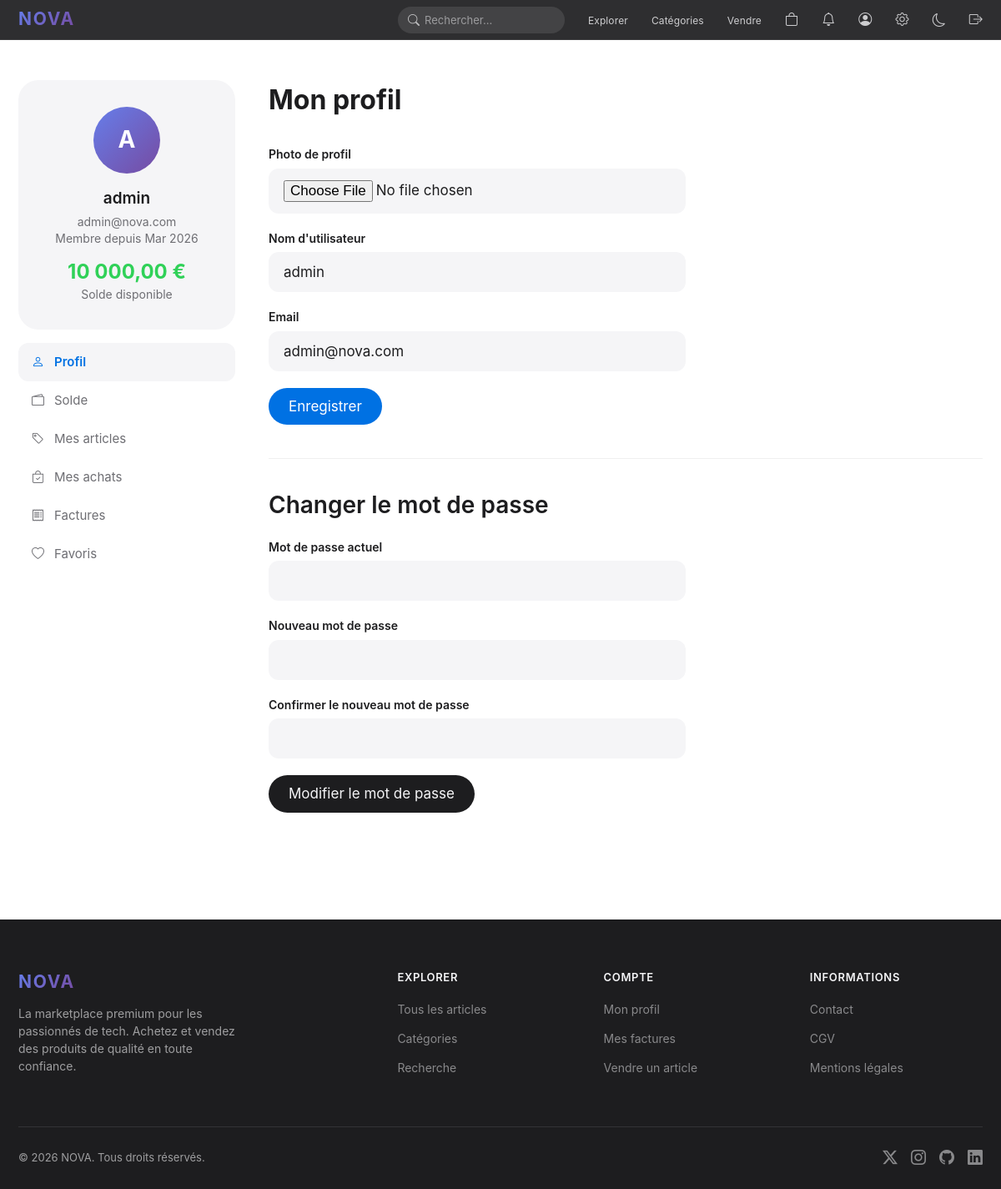
Screenshot of /compte.php (signed in) with the database file from the repository.
### tables this page shows
CREATE TABLE users (
    id INT AUTO_INCREMENT PRIMARY KEY,
    username VARCHAR(100) NOT NULL UNIQUE,
    email VARCHAR(255) NOT NULL UNIQUE,
    password VARCHAR(255) NOT NULL,
    balance DECIMAL(10,2) DEFAULT 500.00,
    photo VARCHAR(255) DEFAULT NULL,
    role ENUM('user', 'admin') DEFAULT 'user',
    date_inscription DATETIME DEFAULT CURRENT_TIMESTAMP
);

### config/init.php (called while the page is built, shortened)
<?php
function sanitize(string $data): string {
    return htmlspecialchars(strip_tags(trim($data)), ENT_QUOTES, 'UTF-8');
}
function formatPrice(float $price): string {
    return number_format($price, 2, ',', ' ') . ' €';
}

### compte.php (the view, shortened to what this page needs)
<?php
require_once 'config/init.php';
$userId = $_SESSION['user_id'];
$activeTab = $_GET['tab'] ?? 'profile';
$stmt = $pdo->prepare("SELECT * FROM users WHERE id = ?");
$stmt->execute([$userId]);
$user = $stmt->fetch();
require_once 'includes/header.php';
?>
<div class="container-wide">
    <div class="account-layout">
        <div class="account-sidebar fade-in">
            <div class="user-card">
                <div class="avatar-lg">
                    <?php if ($user['photo'] && file_exists("uploads/produits/{$user['photo']}")): ?>
                        <img src="uploads/produits/<?= sanitize($user['photo']) ?>" alt="">
                    <?php else: ?>
                        <?= strtoupper(substr($user['username'], 0, 1)) ?>
                    <?php endif; ?>
                </div>
                <h3><?= sanitize($user['username']) ?></h3>
                <p class="caption"><?= sanitize($user['email']) ?></p>
                <p class="caption">Membre depuis <?= date('M Y', strtotime($user['date_inscription'])) ?></p>
                <p class="balance"><?= formatPrice($user['balance']) ?></p>
                <p class="caption">Solde disponible</p>
            </div>
            <ul class="account-nav">
                <li><a href="?tab=profile" class="<?= $activeTab === 'profile' ? 'active' : '' ?>"><i class="bi bi-person"></i> Profil</a></li>
                <li><a href="?tab=balance" class="<?= $activeTab === 'balance' ? 'active' : '' ?>"><i class="bi bi-wallet2"></i> Solde</a></li>
                <li><a href="?tab=articles" class="<?= $activeTab === 'articles' ? 'active' : '' ?>"><i class="bi bi-tag"></i> Mes articles</a></li>
                <li><a href="?tab=achats" class="<?= $activeTab === 'achats' ? 'active' : '' ?>"><i class="bi bi-bag-check"></i> Mes achats</a></li>
                <li><a href="?tab=factures" class="<?= $activeTab === 'factures' ? 'active' : '' ?>"><i class="bi bi-receipt"></i> Factures</a></li>
                <li><a href="?tab=favoris" class="<?= $activeTab === 'favoris' ? 'active' : '' ?>"><i class="bi bi-heart"></i> Favoris</a></li>
            </ul>
        </div>
        <div class="account-content fade-in">
            <?php if ($activeTab === 'profile'): ?>
            <h2>Mon profil</h2>
            <form method="POST" enctype="multipart/form-data" style="max-width: 500px;">
                <div class="form-group">
                    <label class="form-label">Photo de profil</label>
                    <input type="file" name="photo" class="form-control" accept="image/*">
                </div>
                <div class="form-group">
                    <label class="form-label">Nom d'utilisateur</label>
                    <input type="text" name="username" class="form-control" value="<?= sanitize($user['username']) ?>" required>
                </div>
                <div class="form-group">
                    <label class="form-label">Email</label>
                    <input type="email" name="email" class="form-control" value="<?= sanitize($user['email']) ?>" required>
                </div>
                <button type="submit" name="update_profile" class="btn btn-primary">Enregistrer</button>
            </form>
            <div class="divider" style="margin: 40px 0;"></div>
            <h3 class="headline-4 mb-3">Changer le mot de passe</h3>
            <form method="POST" style="max-width: 500px;">
                <div class="form-group">
                    <label class="form-label">Mot de passe actuel</label>
                    <input type="password" name="current_password" class="form-control" required>
                </div>
                <div class="form-group">
                    <label class="form-label">Nouveau mot de passe</label>
                    <input type="password" name="new_password" class="form-control" required>
                </div>
                <div class="form-group">
                    <label class="form-label">Confirmer le nouveau mot de passe</label>
                    <input type="password" name="confirm_password" class="form-control" required>
                </div>
                <button type="submit" name="change_password" class="btn btn-dark">Modifier le mot de passe</button>
            </form>
            <?php endif; ?>
        </div>
    </div>
</div>
<div style="height: 80px;"></div>
<?php require_once 'includes/footer.php'; ?>

### assets/css/style.css (style rules this page uses)
:root { --bg-primary: #ffffff; --bg-secondary: #f5f5f7; --bg-dark: #1d1d1f; --bg-card: #ffffff; --bg-glass: rgba(255, 255, 255, 0.72); --text-primary: #1d1d1f; --text-secondary: #6e6e73; --text-tertiary: #86868b; --text-inverse: #f5f5f7; --accent: #0071e3; --accent-hover: #0077ed; --accent-light: rgba(0, 113, 227, 0.08); --gradient-1: linear-gradient(135deg, #667eea 0%, #764ba2 100%); --gradient-2: linear-gradient(135deg, #f093fb 0%, #f5576c 100%); --gradient-3: linear-gradient(135deg, #4facfe 0%, #00f2fe 100%); --gradient-hero: linear-gradient(180deg, #1d1d1f 0%, #2d2d30 50%, #1d1d1f 100%); --success: #30d158; --warning: #ff9f0a; --danger: #ff453a; --shadow-sm: 0 2px 8px rgba(0, 0, 0, 0.04); --shadow-md: 0 4px 20px rgba(0, 0, 0, 0.08); --shadow-lg: 0 12px 40px rgba(0, 0, 0, 0.12); --shadow-xl: 0 20px 60px rgba(0, 0, 0, 0.16); --radius-sm: 12px; --radius-md: 18px; --radius-lg: 24px; --radius-xl: 30px; --radius-full: 980px; --font-family: -apple-system, BlinkMacSystemFont, 'SF Pro Display', 'SF Pro Text', 'Helvetica Neue', Helvetica, Arial, sans-serif; --nav-height: 48px; --container-width: 980px; --container-wide: 1200px; }
*, *::before, *::after { margin: 0; padding: 0; box-sizing: border-box; }
html { scroll-behavior: smooth; -webkit-font-smoothing: antialiased; -moz-osx-font-smoothing: grayscale; }
body { font-family: var(--font-family); font-size: 17px; line-height: 1.47; color: var(--text-primary); background: var(--bg-primary); overflow-x: hidden; }
a { color: var(--accent); text-decoration: none; transition: color 0.2s ease; }
.headline-4 { font-size: 28px; line-height: 1.14; font-weight: 600; }
.caption { font-size: 14px; line-height: 1.43; font-weight: 400; color: var(--text-secondary); }
.container-wide { max-width: var(--container-wide); margin: 0 auto; padding: 0 22px; }
body { padding-top: var(--nav-height); }
.btn { display: inline-flex; align-items: center; justify-content: center; gap: 8px; font-family: var(--font-family); font-size: 17px; font-weight: 400; line-height: 1.18; padding: 12px 24px; border-radius: var(--radius-full); border: none; cursor: pointer; transition: all 0.3s cubic-bezier(0.25, 0.1, 0.25, 1); text-decoration: none; white-space: nowrap; }
.btn-primary { background: var(--accent); color: white; }
.btn-dark { background: var(--bg-dark); color: #f5f5f7; }
.form-group { margin-bottom: 20px; }
.form-label { display: block; font-size: 14px; font-weight: 600; color: var(--text-primary); margin-bottom: 6px; }
.form-control { width: 100%; padding: 12px 16px; font-size: 17px; font-family: var(--font-family); color: var(--text-primary); background: var(--bg-secondary); border: 2px solid transparent; border-radius: var(--radius-sm); outline: none; transition: all 0.25s; }
.form-control::placeholder { color: var(--text-tertiary); }
.account-layout { display: grid; grid-template-columns: 260px 1fr; gap: 40px; padding: 48px 0; }
.account-sidebar { position: sticky; top: calc(var(--nav-height) + 24px); }
.account-sidebar .user-card { text-align: center; padding: 32px 24px; background: var(--bg-secondary); border-radius: var(--radius-lg); margin-bottom: 16px; }
.account-sidebar .user-card .avatar-lg { width: 80px; height: 80px; border-radius: 50%; margin: 0 auto 16px; background: var(--gradient-1); display: flex; align-items: center; justify-content: center; color: white; font-size: 28px; font-weight: 700; overflow: hidden; }
.account-sidebar .user-card h3 { font-size: 19px; font-weight: 600; margin-bottom: 4px; }
.account-sidebar .user-card .balance { font-size: 24px; font-weight: 700; color: var(--success); margin-top: 12px; }
.account-nav { list-style: none; }
.account-nav a { display: flex; align-items: center; gap: 12px; padding: 12px 16px; color: var(--text-secondary); text-decoration: none; border-radius: var(--radius-sm); font-size: 15px; transition: all 0.2s; }
.account-nav a:hover, .account-nav a.active { background: var(--bg-secondary); color: var(--text-primary); }
.account-nav a.active { font-weight: 600; color: var(--accent); }
.account-content h2 { font-size: 32px; font-weight: 700; margin-bottom: 32px; }
.fade-in { opacity: 0; transform: translateY(20px); transition: opacity 0.6s ease, transform 0.6s ease; }
.fade-in.visible { opacity: 1; transform: translateY(0); }
.mb-3 { margin-bottom: 24px; }
.divider { height: 1px; background: rgba(0, 0, 0, 0.06); margin: 24px 0; }

### rows the page displays
users: username "A", username "admin", email "admin@nova.com", date_inscription "Mar 2026", balance "10 000,00 €"

### other values shown
SITE_NAME "NOVA"
